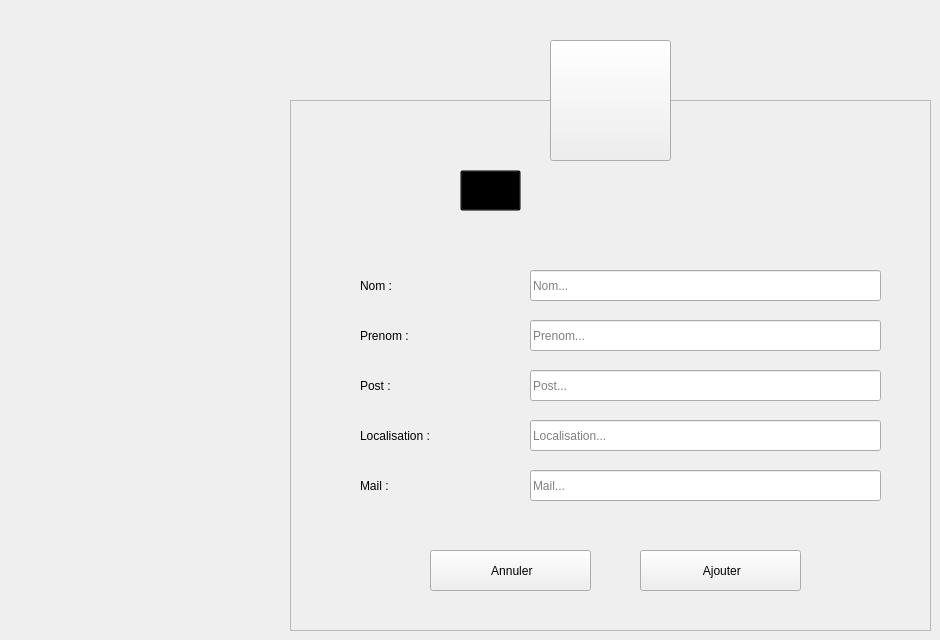
    <widget class="QWidget" name="Ajouter_intervenant">
     <widget class="QToolButton" name="toolButton_3">
      <property name="geometry">
       <rect>
        <x>550</x>
        <y>40</y>
        <width>121</width>
        <height>121</height>
       </rect>
      </property>
      <property name="styleSheet">
       <string notr="true"/>
      </property>
      <property name="text">
       <string/>
      </property>
      <property name="icon">
       <iconset resource="Recources.qrc">
        <normaloff>:/Recources/Images/judge.png</normaloff>:/Recources/Images/judge.png</iconset>
      </property>
      <property name="iconSize">
       <size>
        <width>64</width>
        <height>64</height>
       </size>
      </property>
     </widget>
     <widget class="QFrame" name="frame_4">
      <property name="geometry">
       <rect>
        <x>290</x>
        <y>100</y>
        <width>641</width>
        <height>531</height>
       </rect>
      </property>
      <property name="styleSheet">
       <string notr="true"/>
      </property>
      <property name="frameShape">
       <enum>QFrame::StyledPanel</enum>
      </property>
      <property name="frameShadow">
       <enum>QFrame::Raised</enum>
      </property>
      <widget class="QLabel" name="L_AjouterIntervenant">
       <property name="geometry">
        <rect>
         <x>220</x>
         <y>70</y>
         <width>281</width>
         <height>41</height>
        </rect>
       </property>
       <property name="font">
        <font>
         <family>century gothic</family>
         <pointsize>-1</pointsize>
         <weight>75</weight>
         <bold>true</bold>
        </font>
       </property>
       <property name="styleSheet">
        <string notr="true">background: transparent;</string>
       </property>
       <property name="text">
        <string>Ajouter un detenu</string>
       </property>
      </widget>
      <widget class="QLabel" name="L_ANomIntervenant">
       <property name="geometry">
        <rect>
         <x>70</x>
         <y>170</y>
         <width>121</width>
         <height>31</height>
        </rect>
       </property>
       <property name="styleSheet">
        <string notr="true">background: transparent;</string>
       </property>
       <property name="text">
        <string>Nom :</string>
       </property>
      </widget>
      <widget class="QLabel" name="L_APrenomIntervenant">
       <property name="geometry">
        <rect>
         <x>70</x>
         <y>220</y>
         <width>121</width>
         <height>31</height>
        </rect>
       </property>
       <property name="styleSheet">
        <string notr="true">background: transparent;</string>
       </property>
       <property name="text">
        <string>Prenom :</string>
       </property>
      </widget>
      <widget class="QLabel" name="L_APostIntervenant">
       <property name="geometry">
        <rect>
         <x>70</x>
         <y>270</y>
         <width>121</width>
         <height>31</height>
        </rect>
       </property>
       <property name="styleSheet">
        <string notr="true">background: transparent;</string>
       </property>
       <property name="text">
        <string>Post :</string>
       </property>
      </widget>
      <widget class="QLabel" name="L_ALocalIntervenant">
       <property name="geometry">
        <rect>
         <x>70</x>
         <y>320</y>
         <width>141</width>
         <height>31</height>
        </rect>
       </property>
       <property name="styleSheet">
        <string notr="true">background: transparent;</string>
       </property>
       <property name="text">
        <string>Localisation :</string>
       </property>
      </widget>
      <widget class="QLabel" name="L_AMailIntervenant">
       <property name="geometry">
        <rect>
         <x>70</x>
         <y>370</y>
         <width>141</width>
         <height>31</height>
        </rect>
       </property>
       <property name="styleSheet">
        <string notr="true">background: transparent;</string>
       </property>
       <property name="text">
        <string>Mail :</string>
       </property>
      </widget>
      <widget class="QLineEdit" name="LE_ANomIntervenant">
       <property name="geometry">
        <rect>
         <x>240</x>
         <y>170</y>
         <width>351</width>
         <height>31</height>
        </rect>
       </property>
       <property name="placeholderText">
        <string>Nom...</string>
       </property>
      </widget>
      <widget class="QLineEdit" name="LE_APrenomIntervenant">
       <property name="geometry">
        <rect>
         <x>240</x>
         <y>220</y>
         <width>351</width>
         <height>31</height>
        </rect>
       </property>
       <property name="placeholderText">
        <string>Prenom...</string>
       </property>
      </widget>
      <widget class="QLineEdit" name="LE_APostIntervenant">
       <property name="geometry">
        <rect>
         <x>240</x>
         <y>270</y>
         <width>351</width>
         <height>31</height>
        </rect>
       </property>
       <property name="placeholderText">
        <string>Post...</string>
       </property>
      </widget>
      <widget class="QLineEdit" name="LE_ALocalIntervenant">
       <property name="geometry">
        <rect>
         <x>240</x>
         <y>320</y>
         <width>351</width>
         <height>31</height>
        </rect>
       </property>
       <property name="placeholderText">
        <string>Localisation...</string>
       </property>
      </widget>
      <widget class="QLineEdit" name="LE_AMailIntervenant">
       <property name="geometry">
        <rect>
         <x>240</x>
         <y>370</y>
         <width>351</width>
         <height>31</height>
        </rect>
       </property>
       <property name="text">
        <string/>
       </property>
       <property name="placeholderText">
        <string>Mail...</string>
       </property>
      </widget>
      <widget class="QPushButton" name="B_AConfirmerIntervenant">
       <property name="geometry">
        <rect>
         <x>350</x>
         <y>450</y>
         <width>161</width>
         <height>41</height>
        </rect>
       </property>
       <property name="text">
        <string> Ajouter</string>
       </property>
       <property name="icon">
        <iconset resource="Recources.qrc">
         <normaloff>:/Recources/Images/confirm.png</normaloff>:/Recources/Images/confirm.png</iconset>
       </property>
       <property name="iconSize">
        <size>
         <width>20</width>
         <height>20</height>
        </size>
       </property>
      </widget>
      <widget class="QPushButton" name="B_AAnnulerIntervenant">
       <property name="geometry">
        <rect>
         <x>140</x>
         <y>450</y>
         <width>161</width>
         <height>41</height>
        </rect>
       </property>
       <property name="styleSheet">
        <string notr="true"/>
       </property>
       <property name="text">
        <string> Annuler</string>
       </property>
       <property name="icon">
        <iconset resource="Recources.qrc">
         <normaloff>:/Recources/Images/close.png</normaloff>:/Recources/Images/close.png</iconset>
       </property>
       <property name="iconSize">
        <size>
         <width>16</width>
         <height>16</height>
        </size>
       </property>
      </widget>
      <widget class="QToolButton" name="toolButton_4">
       <property name="geometry">
        <rect>
         <x>170</x>
         <y>70</y>
         <width>61</width>
         <height>41</height>
        </rect>
       </property>
       <property name="styleSheet">
        <string notr="true">background: transparent;</string>
       </property>
       <property name="text">
        <string/>
       </property>
       <property name="icon">
        <iconset resource="Recources.qrc">
         <normaloff>:/Recources/Images/add-user.png</normaloff>:/Recources/Images/add-user.png</iconset>
       </property>
       <property name="iconSize">
        <size>
         <width>30</width>
         <height>30</height>
        </size>
       </property>
      </widget>
     </widget>
     <zorder>frame_4</zorder>
     <zorder>toolButton_3</zorder>
    </widget>
